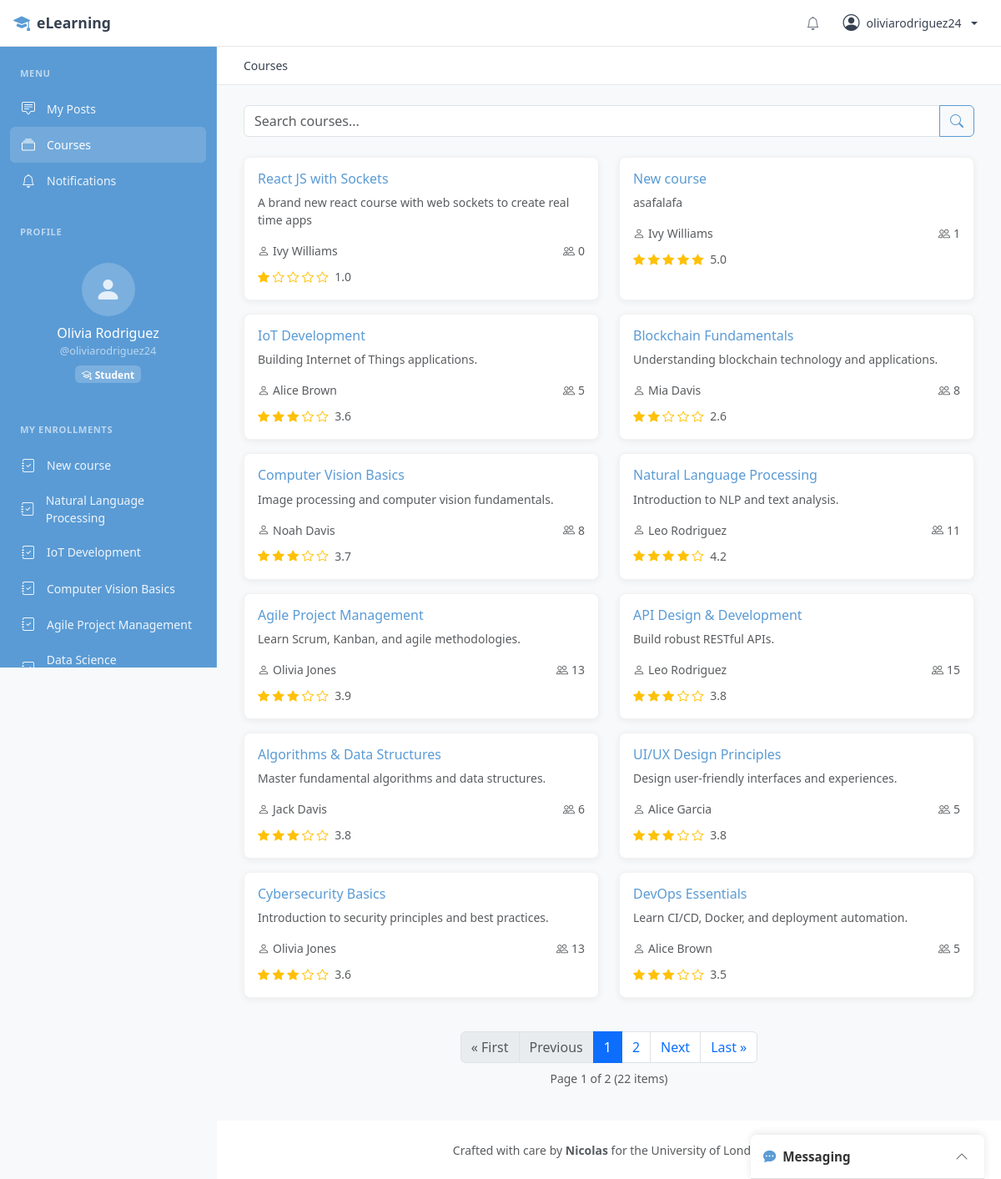
Before: /courses/ (signed in) with the older database file.
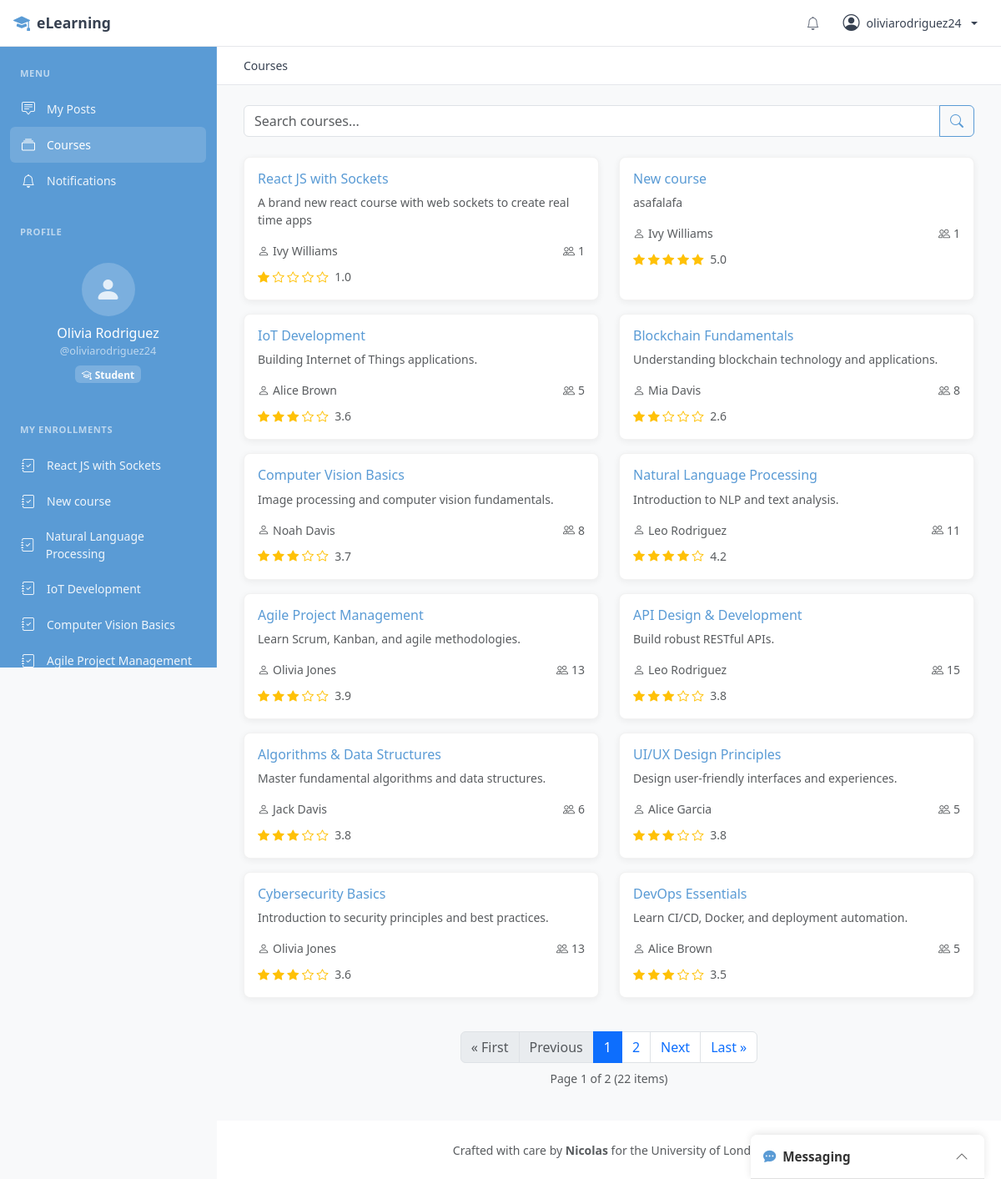
After: the same page with the newer database file.
### apps/courses/models.py (models this page shows, shortened)
class Enrollment(models.Model):
    student = models.ForeignKey(
        settings.AUTH_USER_MODEL,
        on_delete=models.CASCADE,
        related_name='enrollments'
    )
    course = models.ForeignKey(
        Course,
        on_delete=models.CASCADE,
        related_name='enrollments'
    )
    enrolled_at = models.DateTimeField(auto_now_add=True)
    is_active = models.BooleanField(default=True)
    is_blocked = models.BooleanField(default=False)
    class Meta:
        unique_together = ['student', 'course']
        ordering = ['-enrolled_at']

class Course(models.Model):
    title = models.CharField(max_length=200)
    description = models.TextField()
    teacher = models.ForeignKey(
        settings.AUTH_USER_MODEL,
        on_delete=models.CASCADE,
        related_name='courses_teaching'
    )
    created_at = models.DateTimeField(auto_now_add=True)
    updated_at = models.DateTimeField(auto_now=True)
    is_active = models.BooleanField(default=True)
    class Meta:
        ordering = ['-created_at']
    @property
    def enrolled_count(self):
        return self.enrollments.filter(is_active=True).count()
    @property
    def average_rating(self):
        from apps.courses.models import CourseFeedback
        feedbacks = CourseFeedback.objects.filter(enrollment__course=self)
        if feedbacks.exists():
            return round(sum(f.rating for f in feedbacks) / feedbacks.count(), 1)
        return None

class CourseFeedback(models.Model):
    enrollment = models.OneToOneField(
        Enrollment,
        on_delete=models.CASCADE,
        related_name='feedback'
    )
    rating = models.PositiveIntegerField(
        validators=[MinValueValidator(1), MaxValueValidator(5)]
    )
    comment = models.TextField(blank=True)
    created_at = models.DateTimeField(auto_now_add=True)
    updated_at = models.DateTimeField(auto_now=True)
    class Meta:
        ordering = ['-created_at']

### apps/accounts/models.py (models this page shows, shortened)
class User(AbstractUser):
    class UserType(models.TextChoices):
        STUDENT = 'student', 'Student'
        TEACHER = 'teacher', 'Teacher'
    email = models.EmailField(unique=True)
    user_type = models.CharField(
        max_length=10,
        choices=UserType.choices,
        default=UserType.STUDENT,
    )
    photo = models.ImageField(
        upload_to=profile_photo_path,
        storage=media_storage,
        blank=True,
        null=True,
    )
    bio = models.TextField(blank=True, max_length=500)
    created_at = models.DateTimeField(auto_now_add=True)
    updated_at = models.DateTimeField(auto_now=True)
    @property
    def is_teacher(self):
        return self.user_type == self.UserType.TEACHER

### apps/courses/views.py (the view)
# urls.py: path('', views.CourseListView.as_view(), name='course_list'),
class CourseListView(LoginRequiredMixin, ListView):
    model = Course
    template_name = 'courses/course_list.html'
    context_object_name = 'courses'
    paginate_by = 12
    def get_queryset(self):
        queryset = Course.objects.filter(is_active=True)
        query = self.request.GET.get('q')
        if query:
            queryset = queryset.filter(
                Q(title__icontains=query) | Q(description__icontains=query)
            )
        return queryset
    def get_context_data(self, **kwargs):
        context = super().get_context_data(**kwargs)
        context['query'] = self.request.GET.get('q', '')
        if self.request.user.is_teacher:
            context['my_courses'] = Course.objects.filter(teacher=self.request.user)
        else:
            context['my_enrollments'] = Enrollment.objects.filter(
                student=self.request.user, is_active=True
            ).select_related('course')
        return context

### templates/courses/course_list.html (shortened to what the changed rows need)
{% extends 'base_sidebar.html' %}
{% block sidebar %}
{% if user.is_teacher %}
<div class="sidebar-section">
    <div class="sidebar-section-title">My Courses</div>
    {% if my_courses %}
        {% for course in my_courses %}
            <a href="{% url 'courses:course_detail' course.pk %}" class="sidebar-link">
                <i class="bi bi-book"></i>
                <span>{{ course.title }}</span>
                <span class="sidebar-badge">{{ course.enrolled_count }}</span>
            </a>
        {% endfor %}
    {% else %}
        <div class="sidebar-link sidebar-muted">
            <i class="bi bi-info-circle"></i>
            <span>No courses yet</span>
        </div>
    {% endif %}
    <a href="{% url 'courses:course_create' %}" class="sidebar-link sidebar-action">
        <i class="bi bi-plus-lg"></i>
        <span>Create Course</span>
    </a>
</div>
<div class="sidebar-section">
    <div class="sidebar-section-title">Tools</div>
    <a href="{% url 'courses:user_search' %}" class="sidebar-link">
        <i class="bi bi-search"></i>
        <span>Search Users</span>
    </a>
</div>
{% else %}
<div class="sidebar-section">
    {% if my_enrollments %}
        {% for enrollment in my_enrollments %}
            <a href="{% url 'courses:course_detail' enrollment.course.pk %}" class="sidebar-link">
                <i class="bi bi-journal-check"></i>
                <span>{{ enrollment.course.title }}</span>
            </a>
        {% endfor %}
    {% else %}
        <div class="sidebar-link sidebar-muted">
            <i class="bi bi-info-circle"></i>
            <span>No enrollments yet</span>
        </div>
    {% endif %}
</div>
{% endif %}
{% endblock sidebar %}
{% block content %}
{% if courses %}
    <div class="row">
        {% for course in courses %}
            <div class="col-md-6 mb-3">
                <div class="card h-100">
                    <div class="card-body">
                        <h6 class="card-title">
                            <a href="{% url 'courses:course_detail' course.pk %}" class="text-decoration-none">
                                {{ course.title }}
                            </a>
                        </h6>
                        <p class="card-text small text-muted">
                            {{ course.description|truncatewords:20 }}
                        </p>
                        <div class="d-flex justify-content-between align-items-center">
                            <small class="text-muted">
                                <i class="bi bi-person me-1"></i>{{ course.teacher.get_full_name|default:course.teacher.username }}
                            </small>
                            <small class="text-muted">
                                <i class="bi bi-people me-1"></i>{{ course.enrolled_count }}
                            </small>
                        </div>
                        {% if course.average_rating %}
                            <div class="mt-2">
                                <small class="text-warning">
                                    {% for i in "12345" %}
                                        {% if forloop.counter <= course.average_rating %}
                                            <i class="bi bi-star-fill"></i>
                                        {% else %}
                                            <i class="bi bi-star"></i>
                                        {% endif %}
                                    {% endfor %}
                                    <span class="text-muted ms-1">{{ course.average_rating }}</span>
                                </small>
                            </div>
                        {% endif %}
                    </div>
                </div>
            </div>
        {% endfor %}
    </div>
    {% include 'includes/pagination.html' %}
{% endif %}
{% endblock %}

Changed rows visible on the page:
no longer on this page (row unchanged): Enrollment: course "Data Science…"
now on this page (row edited): Enrollment: course "React JS with Sockets"
computed for Course "React JS with Sockets": enrolled_count "0" → "1"
